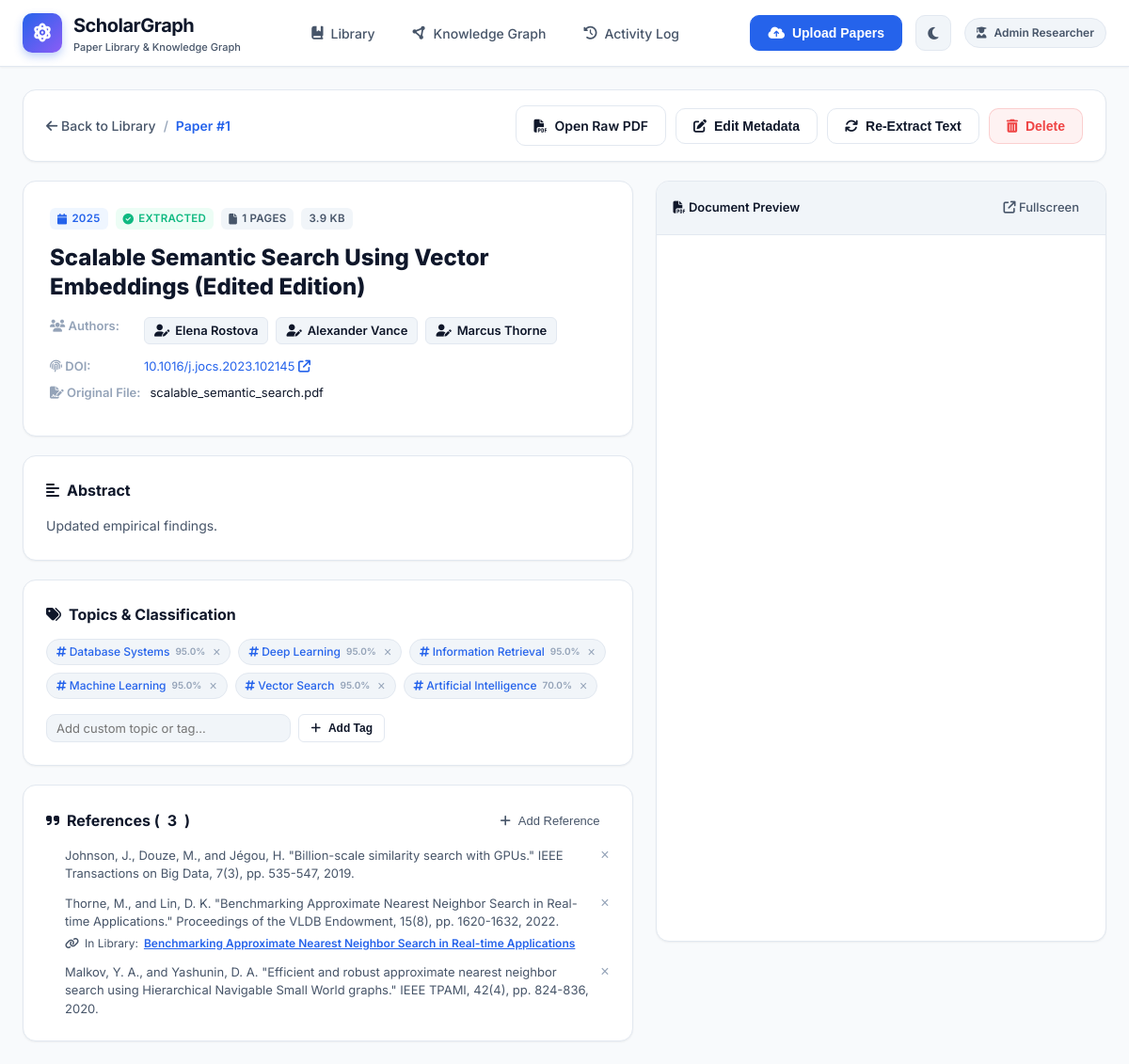
The app's page /paper/1 with its own data.
### tables this page shows
CREATE TABLE papers (
        id INTEGER PRIMARY KEY AUTOINCREMENT,
        file_hash TEXT UNIQUE NOT NULL,
        filename TEXT NOT NULL,
        original_filename TEXT NOT NULL,
        title TEXT NOT NULL,
        abstract TEXT,
        publication_year INTEGER,
        doi TEXT,
        file_size INTEGER,
        page_count INTEGER,
        extraction_status TEXT DEFAULT 'success', -- 'success', 'partial', 'scanned', 'failed'
        extraction_notes TEXT,
        created_at TIMESTAMP DEFAULT CURRENT_TIMESTAMP,
        updated_at TIMESTAMP DEFAULT CURRENT_TIMESTAMP
    );

CREATE TABLE paper_authors (
        paper_id INTEGER NOT NULL,
        author_id INTEGER NOT NULL,
        author_order INTEGER DEFAULT 1,
        PRIMARY KEY (paper_id, author_id),
        FOREIGN KEY (paper_id) REFERENCES papers(id) ON DELETE CASCADE,
        FOREIGN KEY (author_id) REFERENCES authors(id) ON DELETE CASCADE
    );

CREATE TABLE authors (
        id INTEGER PRIMARY KEY AUTOINCREMENT,
        name TEXT UNIQUE NOT NULL COLLATE NOCASE,
        institution TEXT,
        email TEXT,
        created_at TIMESTAMP DEFAULT CURRENT_TIMESTAMP
    );

CREATE TABLE paper_topics (
        paper_id INTEGER NOT NULL,
        topic_id INTEGER NOT NULL,
        confidence REAL DEFAULT 1.0,
        is_auto INTEGER DEFAULT 1,
        PRIMARY KEY (paper_id, topic_id),
        FOREIGN KEY (paper_id) REFERENCES papers(id) ON DELETE CASCADE,
        FOREIGN KEY (topic_id) REFERENCES topics(id) ON DELETE CASCADE
    );

CREATE TABLE topics (
        id INTEGER PRIMARY KEY AUTOINCREMENT,
        name TEXT UNIQUE NOT NULL COLLATE NOCASE,
        category TEXT DEFAULT 'general',
        created_at TIMESTAMP DEFAULT CURRENT_TIMESTAMP
    );

CREATE TABLE paper_references (
        id INTEGER PRIMARY KEY AUTOINCREMENT,
        paper_id INTEGER NOT NULL,
        ref_index INTEGER DEFAULT 1,
        raw_text TEXT NOT NULL,
        extracted_title TEXT,
        extracted_authors TEXT,
        extracted_year INTEGER,
        matched_paper_id INTEGER,
        FOREIGN KEY (paper_id) REFERENCES papers(id) ON DELETE CASCADE,
        FOREIGN KEY (matched_paper_id) REFERENCES papers(id) ON DELETE SET NULL
    );

### app.py (the view)
@app.route("/paper/<int:paper_id>")
def paper_detail_view(paper_id):
    paper = get_paper_by_id(paper_id)
    if not paper:
        return render_template("404.html", message="Research paper not found"), 404
    return render_template("paper_detail.html", paper=paper)

### database.py (called while the page is built)
def get_db():
    conn = sqlite3.connect(DATABASE_PATH)
    conn.row_factory = sqlite3.Row
    conn.execute("PRAGMA foreign_keys = ON;")
    return conn

### templates/paper_detail.html (shortened to what this page needs)
{% extends "base.html" %}
{% block content %}
<div class="paper-detail-page">
    <div class="detail-header-card">
        <div class="breadcrumb">
            <a href="{{ url_for('index') }}"><i class="fa-solid fa-arrow-left"></i> Back to Library</a>
            <span class="sep">/</span>
            <span class="current">Paper #{{ paper.id }}</span>
        </div>
        <div class="detail-actions">
            <a href="{{ url_for('serve_upload', filename=paper.filename) }}" target="_blank" class="btn btn-secondary">
                <i class="fa-solid fa-file-pdf text-danger"></i>
                <span>Open Raw PDF</span>
            </a>
            <button class="btn btn-secondary" onclick="openEditModalFromDetail()">
                <i class="fa-solid fa-pen-to-square"></i>
                <span>Edit Metadata</span>
            </button>
            <button class="btn btn-secondary" onclick="reextractCurrentPaper({{ paper.id }})">
                <i class="fa-solid fa-arrows-rotate"></i>
                <span>Re-Extract Text</span>
            </button>
            <button class="btn btn-danger-subtle" onclick="deleteCurrentPaper({{ paper.id }}, '{{ paper.title | escape }}')">
                <i class="fa-solid fa-trash-can"></i>
                <span>Delete</span>
            </button>
        </div>
    </div>
    <div class="detail-content-grid">
        <div class="detail-info-column">
            <div class="card detail-main-card">
                <div class="detail-badges-row">
                    {% if paper.publication_year %}
                    <span class="badge badge-year"><i class="fa-solid fa-calendar"></i> {{ paper.publication_year }}</span>
                    {% endif %}
                    {% if paper.extraction_status == 'success' %}
                    <span class="badge badge-success"><i class="fa-solid fa-circle-check"></i> Extracted</span>
                    {% elif paper.extraction_status == 'partial' %}
                    <span class="badge badge-warning"><i class="fa-solid fa-triangle-exclamation"></i> Partial Extraction</span>
                    {% elif paper.extraction_status == 'scanned' %}
                    <span class="badge badge-amber"><i class="fa-solid fa-camera"></i> Scanned Document</span>
                    {% else %}
                    <span class="badge badge-danger"><i class="fa-solid fa-circle-xmark"></i> Failed</span>
                    {% endif %}
                    <span class="badge badge-neutral"><i class="fa-solid fa-file"></i> {{ paper.page_count }} Pages</span>
                    <span class="badge badge-neutral">{{ (paper.file_size / 1024)|round(1) }} KB</span>
                </div>
                <h1 class="detail-title" id="paperTitleHeading">{{ paper.title }}</h1>
                <div class="detail-authors-section">
                    <span class="detail-section-label"><i class="fa-solid fa-users"></i> Authors:</span>
                    <div class="authors-list" id="authorsListContainer">
                        {% for a in paper.authors %}
                        <a href="{{ url_for('index') }}?author={{ a.name }}" class="author-chip">
                            <i class="fa-solid fa-user-pen"></i>
                            <span>{{ a.name }}</span>
                        </a>
                        {% endfor %}
                    </div>
                </div>
                {% if paper.doi %}
                <div class="detail-meta-line">
                    <span class="detail-section-label"><i class="fa-solid fa-fingerprint"></i> DOI:</span>
                    <a href="https://doi.org/{{ paper.doi }}" target="_blank" class="doi-link">{{ paper.doi }} <i class="fa-solid fa-arrow-up-right-from-square"></i></a>
                </div>
                {% endif %}
                <div class="detail-meta-line">
                    <span class="detail-section-label"><i class="fa-solid fa-file-signature"></i> Original File:</span>
                    <span class="filename-text">{{ paper.original_filename }}</span>
                </div>
            </div>
            <div class="card detail-section-card">
                <div class="card-header">
                    <h3><i class="fa-solid fa-align-left text-primary"></i> Abstract</h3>
                </div>
                <div class="abstract-content" id="abstractContent">
                    <p>{{ paper.abstract }}</p>
                </div>
            </div>
            <div class="card detail-section-card">
                <div class="card-header space-between">
                    <h3><i class="fa-solid fa-tags text-amber"></i> Topics & Classification</h3>
                </div>
                <div class="topics-tag-cloud" id="topicsContainer">
                    {% for t in paper.topics %}
                    <div class="tag-pill {% if t.is_auto %}tag-auto{% else %}tag-manual{% endif %}">
                        <a href="{{ url_for('index') }}?topic={{ t.name }}" class="tag-name">
                            <i class="fa-solid fa-hashtag"></i> {{ t.name }}
                        </a>
                        <span class="tag-conf" title="Confidence: {{ (t.confidence * 100)|round(0) }}%">
                            {{ (t.confidence * 100)|round(0) }}%
                        </span>
                        <button type="button" class="tag-del-btn" onclick="removeTag({{ paper.id }}, {{ t.id }}, '{{ t.name }}')" title="Remove Tag">&times;</button>
                    </div>
                    {% endfor %}
                </div>
                <div class="add-tag-form">
                    <input type="text" id="inlineNewTagInput" class="form-input form-input-sm" placeholder="Add custom topic or tag...">
                    <button type="button" class="btn btn-secondary btn-sm" onclick="addTagInline({{ paper.id }})">
                        <i class="fa-solid fa-plus"></i> Add Tag
                    </button>
                </div>
            </div>
            <div class="card detail-section-card">
                <div class="card-header space-between">
                    <h3>
                        <i class="fa-solid fa-quote-right text-purple"></i>
                        References (<span id="refCount">{{ paper.references|length }}</span>)
                    </h3>
                    <button class="btn btn-subtle btn-sm" onclick="toggleAddRefForm()">
                        <i class="fa-solid fa-plus"></i> Add Reference
                    </button>
                </div>
                <div class="references-list-container">
                    {% if paper.references %}
                    <ol class="references-list">
                        {% for ref in paper.references %}
                        <li class="reference-item">
                            <div class="ref-body">
                                <span class="ref-raw">{{ ref.raw_text }}</span>
                                {% if ref.matched_paper_id %}
                                <div class="ref-match-badge">
                                    <i class="fa-solid fa-link text-success"></i>
                                    <span>In Library:</span>
                                    <a href="{{ url_for('paper_detail_view', paper_id=ref.matched_paper_id) }}" class="matched-paper-link">
                                        {{ ref.matched_paper_title }}
                                    </a>
                                </div>
                                {% endif %}
                            </div>
                            <button type="button" class="ref-delete-btn" onclick="deleteReference({{ paper.id }}, {{ ref.id }})" title="Delete reference">&times;</button>
                        </li>
                        {% endfor %}
                    </ol>
                    {% else %}
                    <p class="empty-refs-text">No references extracted from this document.</p>
                    {% endif %}
                </div>
            </div>
        </div>
        <div class="detail-pdf-column">
            <div class="pdf-viewer-card">
                <div class="pdf-viewer-header">
                    <span class="pdf-header-title">
                        <i class="fa-solid fa-file-pdf text-danger"></i> Document Preview
                    </span>
                    <a href="{{ url_for('serve_upload', filename=paper.filename) }}" target="_blank" class="btn-subtle btn-sm">
                        <i class="fa-solid fa-arrow-up-right-from-square"></i> Fullscreen
                    </a>
                </div>
                <div class="pdf-frame-wrapper">
                    <iframe src="{{ url_for('serve_upload', filename=paper.filename) }}#toolbar=1" class="pdf-iframe" title="PDF Viewer"></iframe>
                </div>
            </div>
        </div>
    </div>
</div>
{% endblock %}

### templates/base.html (shortened to what this page needs)
<!DOCTYPE html>
<html lang="en">
<head>
    <link rel="stylesheet" href="https://cdnjs.cloudflare.com/ajax/libs/font-awesome/6.4.0/css/all.min.css">
    <link rel="stylesheet" href="{{ url_for('static', filename='css/style.css') }}">
</head>
<body class="theme-light">
    <header class="app-header">
        <div class="header-container">
            <div class="brand">
                <a href="{{ url_for('index') }}" class="brand-link">
                    <div class="brand-icon">
                        <i class="fa-solid fa-atom"></i>
                    </div>
                    <div class="brand-text">
                        <span class="brand-title">ScholarGraph</span>
                        <span class="brand-subtitle">Paper Library & Knowledge Graph</span>
                    </div>
                </a>
            </div>
            <nav class="nav-links">
                <a href="{{ url_for('index') }}" class="nav-item {% if request.path == '/' %}active{% endif %}">
                    <i class="fa-solid fa-book-bookmark"></i>
                    <span>Library</span>
                </a>
                <a href="{{ url_for('graph_view') }}" class="nav-item {% if request.path == '/graph' %}active{% endif %}">
                    <i class="fa-solid fa-circle-nodes"></i>
                    <span>Knowledge Graph</span>
                </a>
                <a href="{{ url_for('activity_view') }}" class="nav-item {% if request.path == '/activity' %}active{% endif %}">
                    <i class="fa-solid fa-clock-rotate-left"></i>
                    <span>Activity Log</span>
                </a>
            </nav>
            <div class="header-actions">
                <button class="btn btn-primary" onclick="openUploadModal()">
                    <i class="fa-solid fa-cloud-arrow-up"></i>
                    <span>Upload Papers</span>
                </button>
                <button class="btn-theme-toggle" id="themeToggleBtn" title="Toggle Dark/Light Mode">
                </button>
                <div class="user-pill">
                    <i class="fa-solid fa-user-graduate"></i>
                    <span>Admin Researcher</span>
                </div>
            </div>
        </div>
    </header>
    <main class="main-content">
        {% block content %}{% endblock %}
    </main>
</body>
</html>

### records on screen
papers: id "1", publication_year "2025", page_count "1", (paper.file_size/1024)|round(1) "3.9", title "Scalable Semantic Search Using Vector Embeddings (Edited Edition)", doi "10.1016/j.jocs.2023.102145", original_filename "scalable_semantic_search.pdf", abstract "Updated empirical findings."
paper_authors: name "Elena Rostova"
paper_authors: name "Alexander Vance"
paper_authors: name "Marcus Thorne"
paper_topics: name "Database Systems", (t.confidence*100)|round(0) "95.0"
paper_topics: name "Deep Learning", (t.confidence*100)|round(0) "95.0"
paper_topics: name "Information Retrieval", (t.confidence*100)|round(0) "95.0"
paper_topics: name "Machine Learning", (t.confidence*100)|round(0) "95.0"
paper_topics: name "Vector Search", (t.confidence*100)|round(0) "95.0"
paper_topics: name "Artificial Intelligence", (t.confidence*100)|round(0) "70.0"
paper_references: raw_text "Johnson, J., Douze, M., and Jégou, H. \"Billion-scale similarity search with GPUs.\" IEEE Transactions on Big Data, 7(3), pp. 535-547, 2019."
paper_references: raw_text "Thorne, M., and Lin, D. K. \"Benchmarking Approximate Nearest Neighbor Search in Real-time Applications.\" Proceedings of the VLDB Endowment, 15(8), pp. 1620-1632, 2022.", matched_paper_title "Benchmarking Approximate Nearest Neighbor Search in Real-time Applications"
paper_references: raw_text "Malkov, Y. A., and Yashunin, D. A. \"Efficient and robust approximate nearest neighbor search using Hierarchical Navigable Small World graphs.\" IEEE TPAMI, 42(4), pp. 824-836, 2020."

### other values on screen
{{ paper.references|length }} "3"
